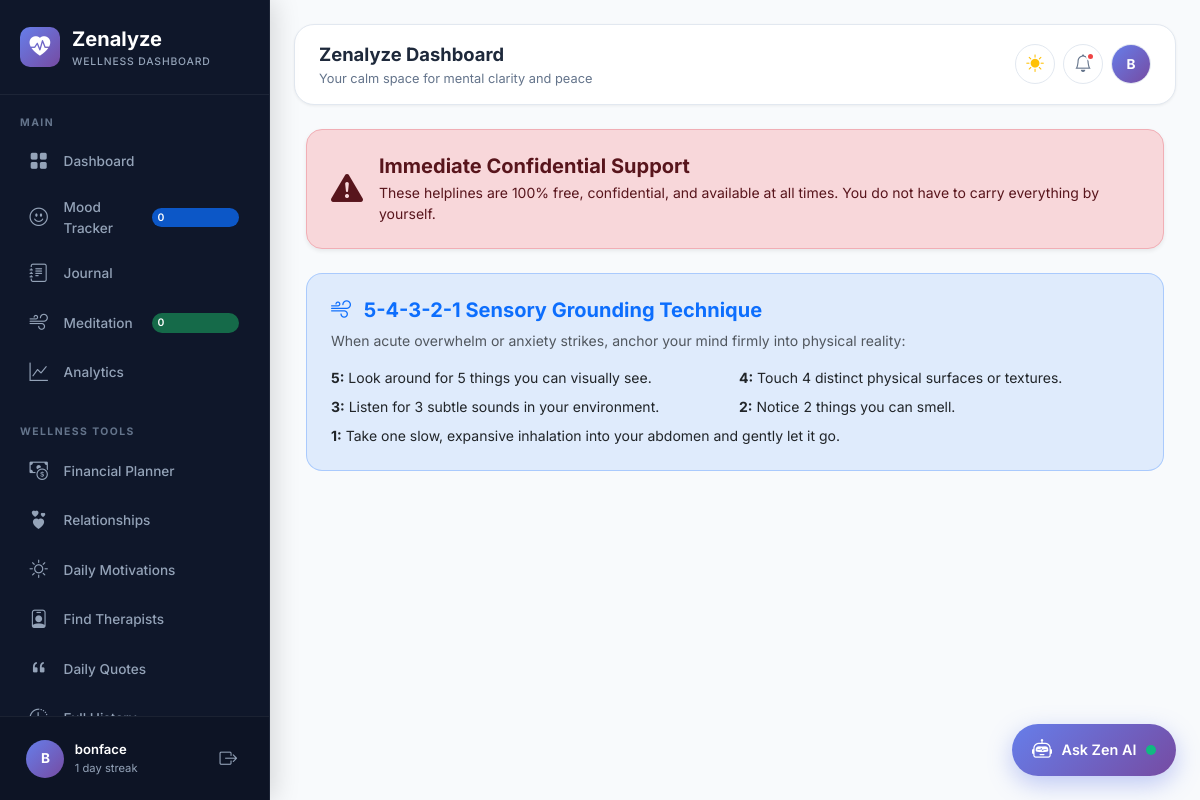
Page /crisis-help/ (signed in) on the committed database.
### apps/accounts/models.py (models this page shows, shortened)
class User(AbstractUser):
    ROLE_CHOICES = [
        ('user', 'User'),
        ('admin', 'Admin'),
        ('therapist', 'Therapist'),
        ('moderator', 'Moderator'),
    ]
    email = models.EmailField(unique=True)
    full_name = models.CharField(max_length=150, blank=True)
    display_name = models.CharField(max_length=100, blank=True, null=True)
    avatar_url = models.CharField(max_length=500, blank=True, null=True)
    avatar = models.ImageField(upload_to='avatars/', blank=True, null=True)
    streak_days = models.IntegerField(default=0)
    wellness_score = models.IntegerField(default=50)
    role = models.CharField(max_length=20, choices=ROLE_CHOICES, default='user')
    emergency_contact_name = models.CharField(max_length=100, blank=True, null=True)
    emergency_contact_phone = models.CharField(max_length=50, blank=True, null=True)
    last_active = models.DateTimeField(auto_now=True)
    @property
    def is_admin_user(self):
        return self.role == 'admin' or self.is_superuser or self.is_staff
    @property
    def avatar_display_url(self):
        if self.avatar and hasattr(self.avatar, 'url'):
            return self.avatar.url
        if self.avatar_url:
            if self.avatar_url.startswith('http') or self.avatar_url.startswith('/'):
                return self.avatar_url
            return f"/{self.avatar_url}"
        return None
    @property
    def display_title(self):
        if self.display_name:
            return self.display_name
        if self.full_name:
            return self.full_name
        return self.username

### apps/core/views.py (the view)
# urls.py: path('crisis-help/', views.crisis_help_view, name='crisis_help'),
def crisis_help_view(request):
    resources = CrisisResource.objects.filter(is_active=True).order_by('-priority')
    return render(request, 'core/crisis_help.html', {'resources': resources})

### apps/notifications/models.py (called while the page is built)
    @property
    def icon_class(self):
        icon_map = {
            'system': 'bi-gear',
            'reminder': 'bi-bell',
            'achievement': 'bi-trophy',
            'community': 'bi-people',
            'mood': 'bi-emoji-smile',
            'journal': 'bi-journal-text',
            'wellness': 'bi-heart',
            'quote': 'bi-quote',
            'crisis': 'bi-exclamation-triangle',
            'message': 'bi-chat',
        }
        return icon_map.get(self.type, 'bi-bell')

### templates/core/crisis_help.html (shortened to what this page needs)
{% extends user.is_authenticated|yesno:"base_dashboard.html,base_public.html" %}
{% load static %}
{% block dashboard_content %}
<div class="container-fluid">
    <div class="alert alert-danger d-flex align-items-center gap-3 p-4 rounded-4 shadow-sm mb-4">
        <i class="bi bi-exclamation-triangle-fill fs-2"></i>
        <div>
            <h5 class="alert-heading fw-bold mb-1">Immediate Confidential Support</h5>
            <p class="mb-0 small">These helplines are 100% free, confidential, and available at all times. You do not have to carry everything by yourself.</p>
        </div>
    </div>
    <div class="p-4 rounded-4 bg-primary bg-opacity-10 border border-primary border-opacity-25">
        <h5 class="fw-bold text-primary mb-2"><i class="bi bi-wind me-2"></i> 5-4-3-2-1 Sensory Grounding Technique</h5>
        <p class="small text-muted mb-3">When acute overwhelm or anxiety strikes, anchor your mind firmly into physical reality:</p>
        <div class="row g-2 small text-dark">
            <div class="col-md-6"><strong>5:</strong> Look around for 5 things you can visually see.</div>
            <div class="col-md-6"><strong>4:</strong> Touch 4 distinct physical surfaces or textures.</div>
            <div class="col-md-6"><strong>3:</strong> Listen for 3 subtle sounds in your environment.</div>
            <div class="col-md-6"><strong>2:</strong> Notice 2 things you can smell.</div>
            <div class="col-12 mt-2"><strong>1:</strong> Take one slow, expansive inhalation into your abdomen and gently let it go.</div>
        </div>
    </div>
</div>
{% endblock %}

### templates/includes/sidebar.html (shortened to what this page needs)
{% load static %}
<aside class="sidebar" id="sidebar">
    <div class="sidebar-header">
        <div class="sidebar-logo-icon"><i class="bi bi-heart-pulse-fill"></i></div>
        <div>
            <div class="sidebar-logo-text">Zenalyze</div>
            <div class="sidebar-logo-sub">Wellness Dashboard</div>
        </div>
    </div>
    <div class="sidebar-nav-wrap">
        <div class="nav-section">Main</div>
        <ul class="nav-list">
            <li class="nav-item">
                <a href="{% url 'wellness:dashboard' %}" class="nav-link {% if active_nav == 'dashboard' %}active{% endif %}">
                    <i class="bi bi-grid-fill"></i> <span>Dashboard</span>
                </a>
            </li>
            <li class="nav-item">
                <a href="{% url 'wellness:mood_log' %}" class="nav-link {% if active_nav == 'mood_log' %}active{% endif %}">
                    <i class="bi bi-emoji-smile"></i> <span>Mood Tracker</span>
                    <span class="nav-badge bg-primary bg-opacity-75 text-white">{{ user_stats.mood_count|default:0 }}</span>
                </a>
            </li>
            <li class="nav-item">
                <a href="{% url 'wellness:journal' %}" class="nav-link {% if active_nav == 'journal' %}active{% endif %}">
                    <i class="bi bi-journal-text"></i> <span>Journal</span>
                </a>
            </li>
            <li class="nav-item">
                <a href="{% url 'wellness:exercises' %}" class="nav-link {% if active_nav == 'exercises' %}active{% endif %}">
                    <i class="bi bi-wind"></i> <span>Meditation</span>
                    <span class="nav-badge bg-success bg-opacity-75 text-white">{{ user_stats.exercise_count|default:0 }}</span>
                </a>
            </li>
            <li class="nav-item">
                <a href="{% url 'wellness:analytics' %}" class="nav-link {% if active_nav == 'analytics' %}active{% endif %}">
                    <i class="bi bi-graph-up"></i> <span>Analytics</span>
                </a>
            </li>
        </ul>
        <div class="nav-section mt-3">Wellness Tools</div>
        <ul class="nav-list">
            <li class="nav-item">
                <a href="{% url 'wellness:financial' %}" class="nav-link {% if active_nav == 'financial' %}active{% endif %}">
                    <i class="bi bi-cash-coin"></i> <span>Financial Planner</span>
                </a>
            </li>
            <li class="nav-item">
                <a href="{% url 'wellness:relationships' %}" class="nav-link {% if active_nav == 'relationships' %}active{% endif %}">
                    <i class="bi bi-hearts"></i> <span>Relationships</span>
                </a>
            </li>
            <li class="nav-item">
                <a href="{% url 'wellness:motivations' %}" class="nav-link {% if active_nav == 'motivations' %}active{% endif %}">
                    <i class="bi bi-sun"></i> <span>Daily Motivations</span>
                </a>
            </li>
            <li class="nav-item">
                <a href="{% url 'therapists:index' %}" class="nav-link {% if active_nav == 'therapists' %}active{% endif %}">
                    <i class="bi bi-person-badge"></i> <span>Find Therapists</span>
                </a>
            </li>
            <li class="nav-item">
                <a href="{% url 'quotes:index' %}" class="nav-link {% if active_nav == 'quotes' %}active{% endif %}">
                    <i class="bi bi-quote"></i> <span>Daily Quotes</span>
                </a>
            </li>
            <li class="nav-item">
                <a href="{% url 'wellness:history' %}" class="nav-link {% if active_nav == 'history' %}active{% endif %}">
                    <i class="bi bi-clock-history"></i> <span>Full History</span>
                </a>
            </li>
        </ul>
    </div>
    <div class="sidebar-footer">
        <div class="sidebar-user">
            <div class="sidebar-avatar">
                {% if user.avatar_display_url %}
                    <img src="{{ user.avatar_display_url }}" alt="Avatar">
                {% else %}
                    {{ user.display_title|slice:":1"|upper }}
                {% endif %}
            </div>
            <div class="sidebar-user-info">
                <div class="sidebar-user-name">{{ user.display_title }}</div>
                <div class="sidebar-user-role">
                    {% if user.is_admin_user %}Admin{% else %}{{ user.streak_days }} day streak{% endif %}
                </div>
            </div>
            <a href="{% url 'accounts:logout' %}" class="sidebar-logout" title="Sign Out">
                <i class="bi bi-box-arrow-right"></i>
            </a>
        </div>
    </div>
</aside>

### templates/includes/topbar.html (shortened to what this page needs)
{% load static %}
<div class="topbar">
    <div class="topbar-left">
        <div>
            <div class="topbar-title">{% block topbar_title %}Zenalyze Dashboard{% endblock %}</div>
            <div class="topbar-subtitle">{% block topbar_subtitle %}Your calm space for mental clarity and peace{% endblock %}</div>
        </div>
    </div>
    <div class="topbar-right">
        <div class="dropdown">
            <button class="topbar-btn" data-bs-toggle="dropdown" title="Change Theme" aria-expanded="false">
                {% if current_theme == 'dark' %}
                    <i class="bi bi-moon-fill text-warning"></i>
                {% elif current_theme == 'auto' %}
                    <i class="bi bi-circle-half text-info"></i>
                {% else %}
                    <i class="bi bi-sun-fill text-warning"></i>
                {% endif %}
            </button>
        </div>
        <div class="dropdown">
            <button class="topbar-btn" data-bs-toggle="dropdown" title="Notifications" aria-expanded="false">
                <i class="bi bi-bell"></i>
                {% if unread_notifications_count > 0 %}
                <span class="notif-dot"></span>
                {% endif %}
            </button>
        </div>
        <div class="dropdown">
            <button class="topbar-btn" data-bs-toggle="dropdown" title="User Menu" aria-expanded="false">
                <div class="user-avatar-sm">
                    {% if user.avatar_display_url %}
                        <img src="{{ user.avatar_display_url }}" alt="Avatar">
                    {% else %}
                        {{ user.display_title|slice:":1"|upper }}
                    {% endif %}
                </div>
            </button>
        </div>
    </div>
</div>

### rows in the picture
User: display_title "B", display_title "bonface", streak_days "1"

### other values in the picture
{{ user_stats.mood_count|default:0 }} "0"
{{ user_stats.exercise_count|default:0 }} "0"
